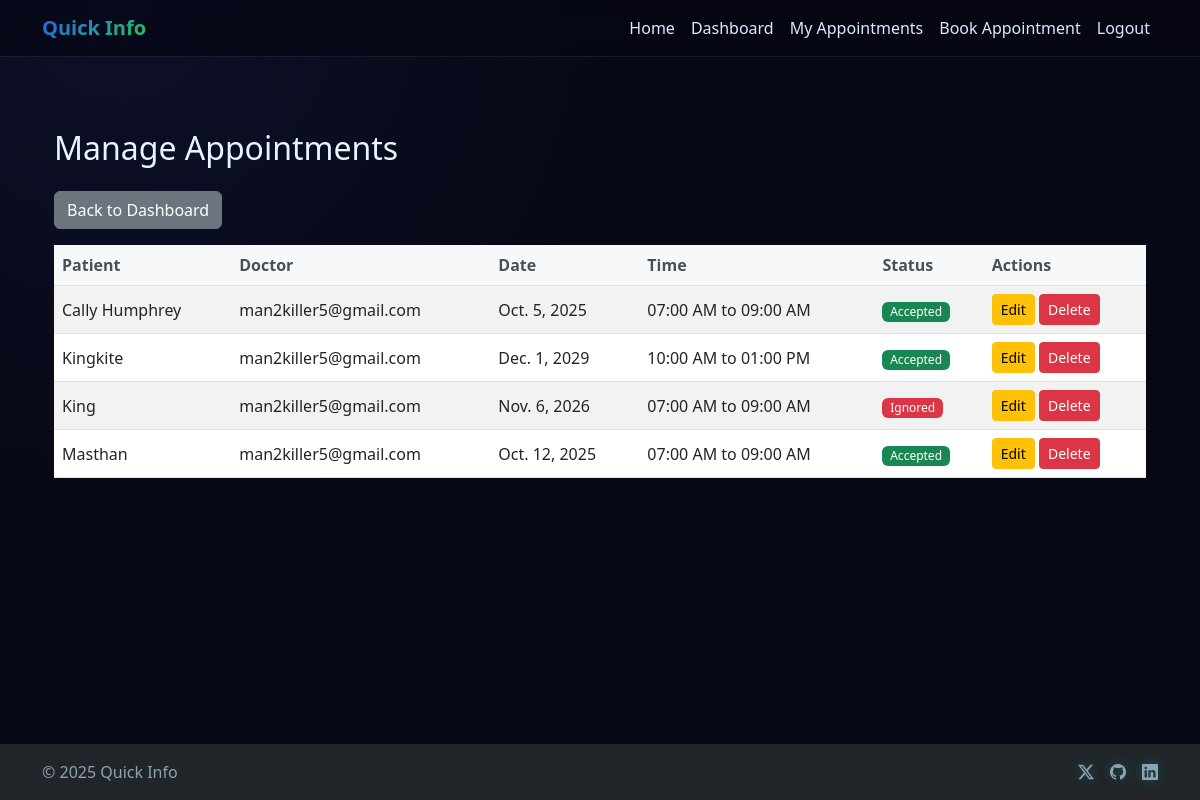
Page /admin_appointments/ (signed in) on the committed database.
### quickapp/models.py (models this page shows, shortened)
class user_appointment(models.Model):
    STATUS_CHOICES = [
        ('pending', 'Pending'),
        ('accepted', 'Accepted'),
        ('rejected', 'Rejected'),
        ('ignored', 'Ignored'),
        ('completed', 'Completed'),
    ]
    BOOKING_TYPE_CHOICES = [
        ('self', 'For Myself'),
        ('others', 'For Someone Else'),
    ]
    booking_type = models.CharField(max_length=10, choices=BOOKING_TYPE_CHOICES, default='self')
    booked_by = models.CharField(max_length=20, default='unknown')  # Username of person who booked the appointment
    pusername=models.CharField(max_length=20, null=True, blank=True)  # Only if booking for self
    gender = models.CharField(max_length=20)
    demail = models.EmailField(max_length=40)
    pname=models.CharField(max_length=30)
    page=models.IntegerField()
    problem=models.CharField( max_length=150)
    day=models.DateField()
    time=models.CharField(max_length=50)
    patient_email = models.EmailField(max_length=40, null=True, blank=True)
    patient_mobile = models.IntegerField(null=True, blank=True)
    patient_dob = models.DateField(null=True, blank=True)
    patient_height_cm = models.IntegerField(null=True, blank=True)
    patient_weight_kg = models.IntegerField(null=True, blank=True)
    patient_blood_group = models.CharField(max_length=5, null=True, blank=True)
    diabetes = models.BooleanField(default=False)
    blood_pressure = models.BooleanField(default=False)
    cholesterol = models.BooleanField(default=False)
    ulcer = models.BooleanField(default=False)
    heart_problem = models.BooleanField(default=False)
    liver_problem = models.BooleanField(default=False)
    brain_tumor = models.BooleanField(default=False)
    cancer_related = models.BooleanField(default=False)
    symptoms = models.CharField(max_length=300, null=True, blank=True)
    address = models.CharField(max_length=500, null=True, blank=True)
    status = models.CharField(max_length=20, choices=STATUS_CHOICES, default='pending')
    doctor_reply = models.TextField(null=True, blank=True)
    reply_date = models.DateTimeField(null=True, blank=True)
    created_at = models.DateTimeField(auto_now_add=True)
    updated_at = models.DateTimeField(auto_now=True)

### quickapp/views.py (the view)
# urls.py: path('admin_appointments/', admin_appointments, name='admin_appointments'),
@admin_required
def admin_appointments(request):
    appointments = user_appointment.objects.all().order_by('-created_at')
    return render(request, 'admin_appointments.html', {'appointments': appointments})

### quickapp/views.py (called while the page is built)
def admin_required(view_func):
    @wraps(view_func)
    def wrapper(request, *args, **kwargs):
        if 'admin' not in request.session:
            messages.error(request, "Please log in as admin")
            return redirect('/admin_login/')
        return view_func(request, *args, **kwargs)
    return wrapper

### quickapp/templates/admin_appointments.html (shortened to what this page needs)
{% extends 'base.html' %}
{% block content %}
<div class="container mt-5">
    <div class="row">
        <div class="col-12">
            <h2 class="mb-4">Manage Appointments</h2>
            <a href="{% url 'admin_dashboard' %}" class="btn btn-secondary mb-3">Back to Dashboard</a>
        </div>
    </div>
    <div class="row">
        <div class="col-12">
            <div class="table-responsive">
                <table class="table table-striped">
                    <thead>
                        <tr>
                            <th>Patient</th>
                            <th>Doctor</th>
                            <th>Date</th>
                            <th>Time</th>
                            <th>Status</th>
                            <th>Actions</th>
                        </tr>
                    </thead>
                    <tbody>
                        {% for appointment in appointments %}
                        <tr>
                            <td>{{ appointment.pname }}</td>
                            <td>{{ appointment.demail }}</td>
                            <td>{{ appointment.day }}</td>
                            <td>{{ appointment.time }}</td>
                            <td>
                                <span class="badge bg-{% if appointment.status == 'pending' %}warning{% elif appointment.status == 'accepted' %}success{% elif appointment.status == 'completed' %}primary{% else %}danger{% endif %}">
                                    {{ appointment.status|title }}
                                </span>
                            </td>
                            <td>
                                <a href="{% url 'admin_appointment_edit' appointment.id %}" class="btn btn-sm btn-warning">Edit</a>
                                <a href="{% url 'admin_appointment_delete' appointment.id %}" class="btn btn-sm btn-danger" onclick="return confirm('Are you sure you want to delete this appointment?')">Delete</a>
                            </td>
                        </tr>
                        {% empty %}
                        <tr>
                            <td colspan="6" class="text-center">No appointments found</td>
                        </tr>
                        {% endfor %}
                    </tbody>
                </table>
            </div>
        </div>
    </div>
</div>
{% endblock %}

### quickapp/static/quickapp/styles.css (style rules this page uses)
html, body { height: 100%; }
body { display: flex; flex-direction: column; }
:root { --radius: 14px; --cyber-bg-1: #070815; --cyber-bg-2: #0a0c1f; --cyber-grid: rgba(0, 255, 234, .12); --cyber-primary: #00ffe6; --cyber-secondary: #ff00e6; --cyber-accent: #7c3aed; --cyber-text: #e6f6ff; }
body { -webkit-font-smoothing: antialiased; -moz-osx-font-smoothing: grayscale; color: var(--cyber-text); background: radial-gradient(circle at 10% 0%, #0d1028 0%, var(--cyber-bg-1) 40%), radial-gradient(circle at 90% 10%, #12092a 0%, var(--cyber-bg-2) 45%), radial-gradient(1200px 600px at 50% 120%, rgba(124,58,237,.18), transparent 60%), radial-gradient(900px 500px at -10% -20%, rgba(0,255,230,.12), transparent 55%); background-attachment: fixed, fixed, fixed, fixed; min-height: 100vh; }
.table td, .table th { vertical-align: middle; }
.table { background-color: rgba(255, 255, 255, 0.95); color: #0f172a; }
.table th { background-color: rgba(248, 249, 250, 0.9); color: #495057; font-weight: 600; }
.table td { color: #212529; }
.badge { font-weight: 500; }
.badge.bg-success { background-color: #198754 !important; color: #fff !important; }
.badge.bg-danger { background-color: #dc3545 !important; color: #fff !important; }

### rows in the picture
user_appointment: pname "Cally Humphrey", demail "man2killer5@gmail.com", day "Oct. 5, 2025", time "07:00 AM to 09:00 AM", status "Accepted"
user_appointment: pname "Kingkite", demail "man2killer5@gmail.com", day "Dec. 1, 2029", time "10:00 AM to 01:00 PM", status "Accepted"
user_appointment: pname "King", demail "man2killer5@gmail.com", day "Nov. 6, 2026", time "07:00 AM to 09:00 AM", status "Ignored"
user_appointment: pname "Masthan", demail "man2killer5@gmail.com", day "Oct. 12, 2025", time "07:00 AM to 09:00 AM", status "Accepted"

### other values in the picture
{{ now|default:2025 }} "2025"
